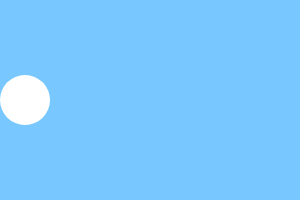
Frame 1 (no input)
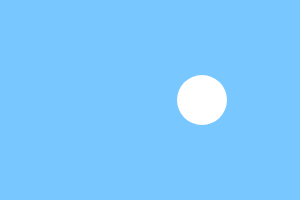
Frame 60 (no input)
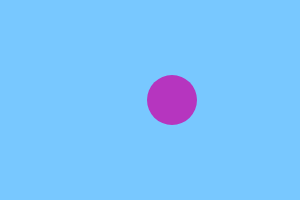
Frame 120 (the mouse pressed at the canvas centre since frame 60)

The p5.js sketch that drew these frames (run headless with seeded random() and noise() and a simulated clock; from frame 60 on, the mouse is pressed at the canvas centre):

// p5.js sketch
// ── sketch.js
var x = 25;
var dir = 1;
var speed = 3;

function setup() {
  createCanvas(300, 200);
  background(120, 200, 255);
}

function draw() {
  background(120, 200, 255);
  noStroke();
  ellipse(x, 100, 50, 50);
  if (x > 275 || x < 25) {
    fill(random(0,255),random(0,255),random(0,255));
    dir = dir * -1;
  }
  x = x + (speed*dir);
  // x = (x + 1) % 275;
  // x = min(x + 1, 275);
  // x = x + 1;
}
